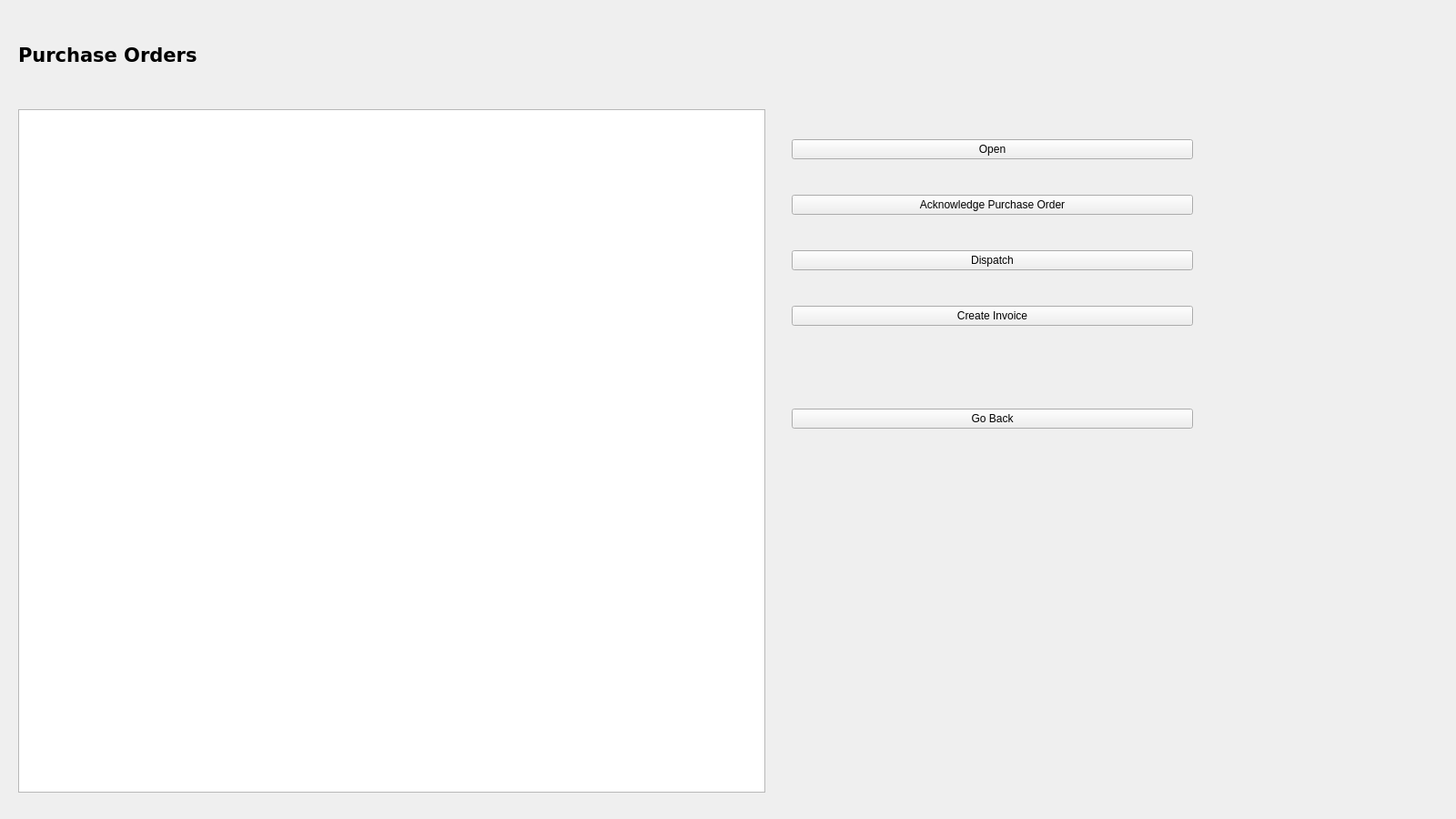
<?xml version="1.0" encoding="UTF-8"?>
<ui version="4.0">
 <class>PurchaseOrdersWindow</class>
 <widget class="QWidget" name="PurchaseOrdersWindow">
  <property name="geometry">
   <rect>
    <x>0</x>
    <y>0</y>
    <width>1600</width>
    <height>900</height>
   </rect>
  </property>
  <property name="windowTitle">
   <string>Form</string>
  </property>
  <widget class="QWidget" name="horizontalLayoutWidget">
   <property name="geometry">
    <rect>
     <x>20</x>
     <y>120</y>
     <width>821</width>
     <height>751</height>
    </rect>
   </property>
   <layout class="QHBoxLayout" name="horizontalLayout">
    <item>
     <widget class="QListWidget" name="listwidget_purchase_orders"/>
    </item>
   </layout>
  </widget>
  <widget class="QWidget" name="horizontalLayoutWidget_2">
   <property name="geometry">
    <rect>
     <x>870</x>
     <y>120</y>
     <width>441</width>
     <height>271</height>
    </rect>
   </property>
   <layout class="QHBoxLayout" name="horizontalLayout_2">
    <item>
     <layout class="QVBoxLayout" name="verticalLayout">
      <item>
       <widget class="QPushButton" name="btn_open">
        <property name="styleSheet">
         <string notr="true">min-height:1.5em;</string>
        </property>
        <property name="text">
         <string>Open</string>
        </property>
        <property name="autoDefault">
         <bool>false</bool>
        </property>
        <property name="default">
         <bool>false</bool>
        </property>
        <property name="flat">
         <bool>false</bool>
        </property>
       </widget>
      </item>
      <item>
       <widget class="QPushButton" name="btn_acknowledge">
        <property name="styleSheet">
         <string notr="true">min-height:1.5em;</string>
        </property>
        <property name="text">
         <string>Acknowledge Purchase Order</string>
        </property>
       </widget>
      </item>
      <item>
       <widget class="QPushButton" name="btn_dispatch">
        <property name="styleSheet">
         <string notr="true">min-height:1.5em;</string>
        </property>
        <property name="text">
         <string>Dispatch</string>
        </property>
       </widget>
      </item>
      <item>
       <widget class="QPushButton" name="btn_invoice">
        <property name="styleSheet">
         <string notr="true">min-height:1.5em;</string>
        </property>
        <property name="text">
         <string>Create Invoice</string>
        </property>
       </widget>
      </item>
     </layout>
    </item>
   </layout>
  </widget>
  <widget class="QWidget" name="horizontalLayoutWidget_3">
   <property name="geometry">
    <rect>
     <x>870</x>
     <y>420</y>
     <width>441</width>
     <height>81</height>
    </rect>
   </property>
   <layout class="QHBoxLayout" name="horizontalLayout_3">
    <item>
     <widget class="QPushButton" name="btn_back">
      <property name="styleSheet">
       <string notr="true">min-height:1.5em;</string>
      </property>
      <property name="text">
       <string>Go Back</string>
      </property>
     </widget>
    </item>
   </layout>
  </widget>
  <widget class="QWidget" name="horizontalLayoutWidget_4">
   <property name="geometry">
    <rect>
     <x>20</x>
     <y>20</y>
     <width>821</width>
     <height>80</height>
    </rect>
   </property>
   <layout class="QHBoxLayout" name="horizontalLayout_4">
    <item>
     <widget class="QLabel" name="label_order_id">
      <property name="font">
       <font>
        <family>DejaVu Sans</family>
        <pointsize>16</pointsize>
        <weight>75</weight>
        <bold>true</bold>
       </font>
      </property>
      <property name="text">
       <string>Purchase Orders</string>
      </property>
     </widget>
    </item>
   </layout>
  </widget>
 </widget>
 <resources/>
 <connections/>
</ui>
